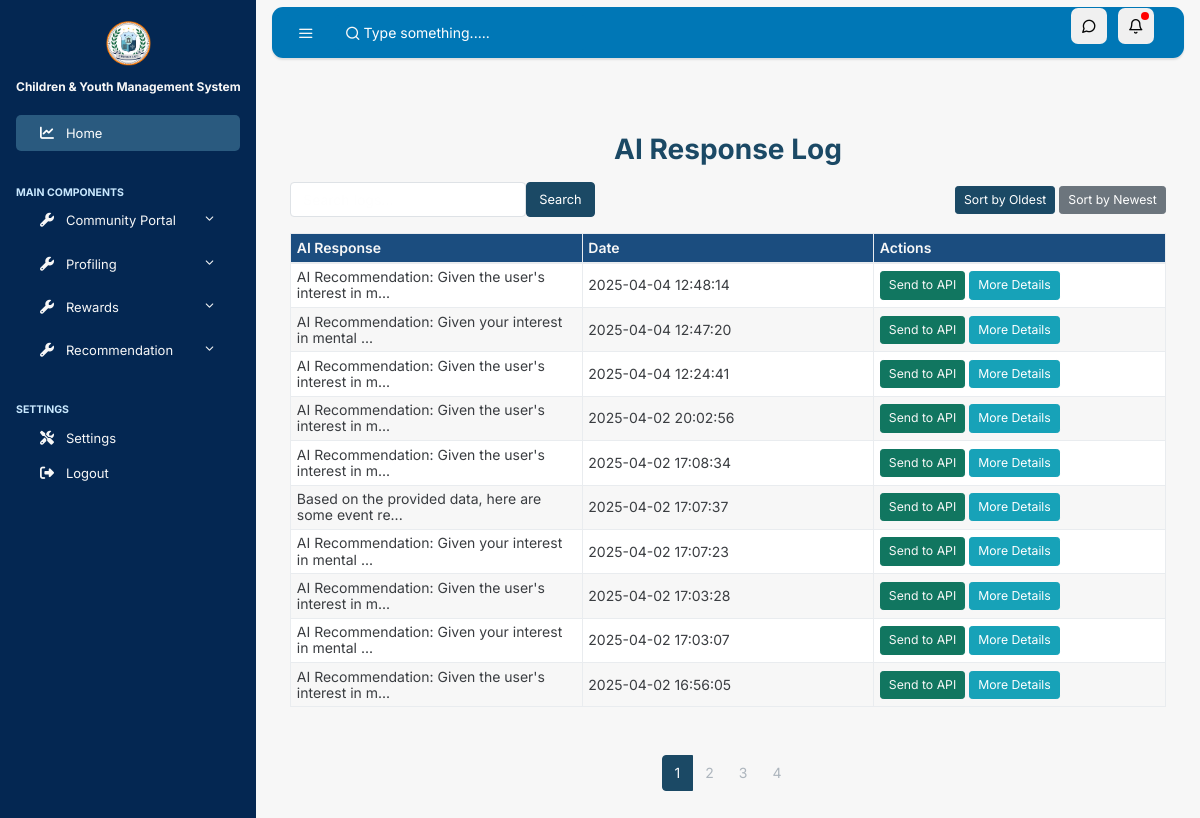
The page /Admin/ai_log.php on the database as committed earlier.
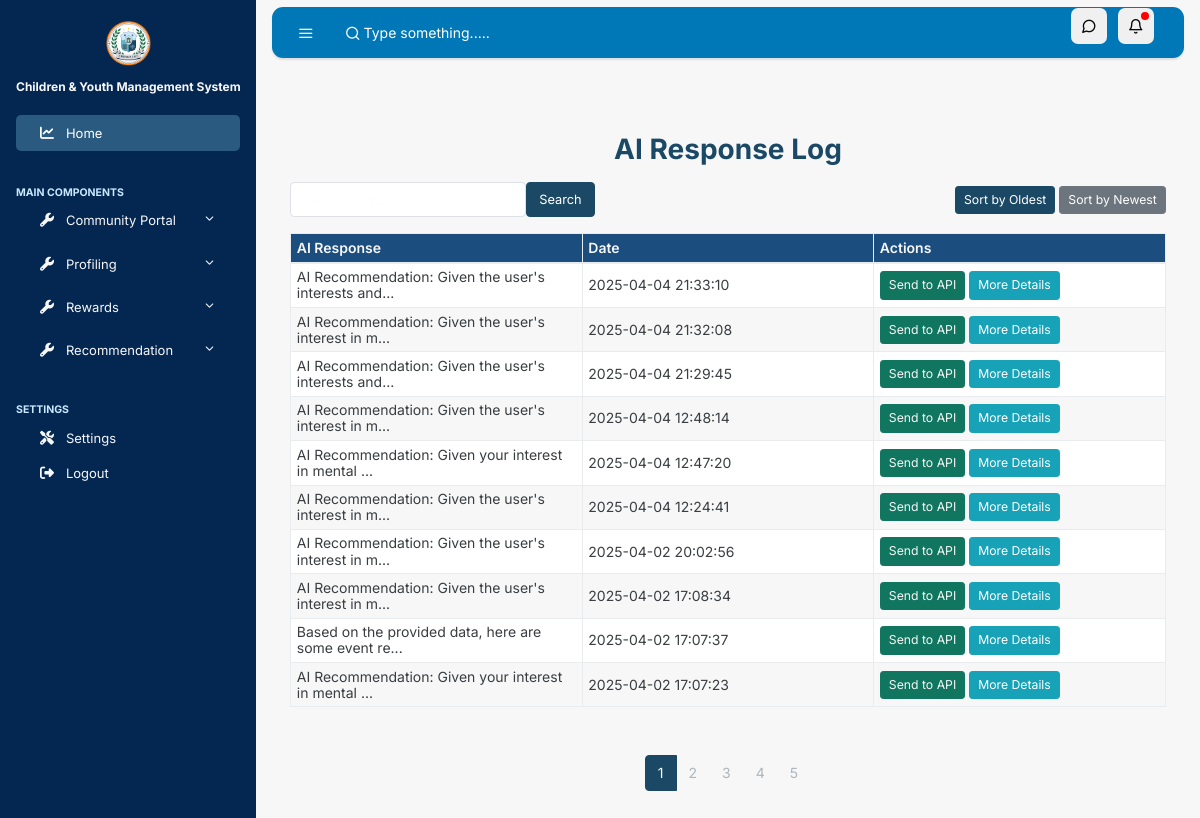
The same page on the database as committed later.
### tables this page shows
CREATE TABLE `ai_responses` (
  `id` int(11) NOT NULL AUTO_INCREMENT,
  `user_input` text NOT NULL,
  `ai_response` text NOT NULL,
  `created_at` datetime DEFAULT current_timestamp(),
  PRIMARY KEY (`id`)
);

### Admin/ai_log.php (the view, shortened to what this page needs)
<?php
require '../conn.php';
$search = $_GET['search'] ?? '';
$sort = $_GET['sort'] ?? 'desc';
$page = $_GET['page'] ?? 1;
$limit = 10;
$offset = ($page - 1) * $limit;
$query = "SELECT * FROM ai_responses WHERE user_input LIKE ? OR ai_response LIKE ? ORDER BY created_at $sort LIMIT $limit OFFSET $offset";
$stmt = $conn->prepare($query);
$searchTerm = "%$search%";
$stmt->bind_param("ss", $searchTerm, $searchTerm);
$stmt->execute();
$result = $stmt->get_result();
$countQuery = "SELECT COUNT(*) as total FROM ai_responses WHERE user_input LIKE ? OR ai_response LIKE ?";
$countStmt = $conn->prepare($countQuery);
$countStmt->bind_param("ss", $searchTerm, $searchTerm);
$countStmt->execute();
$countResult = $countStmt->get_result();
$totalRecords = $countResult->fetch_assoc()['total'];
$totalPages = ceil($totalRecords / $limit);
?>
<!DOCTYPE html>
<html lang="en">
<head>
  <link rel="stylesheet"
    href="https://cdn.jsdelivr.net/npm/@fortawesome/fontawesome-free@6.6.0/css/fontawesome.min.css">
  <link rel="stylesheet" href="https://cdnjs.cloudflare.com/ajax/libs/font-awesome/6.6.0/css/all.min.css">
  <link rel="stylesheet" href="css/simplebar.css">
  <link rel="stylesheet" href="css/feather.css">
  <link rel="stylesheet" href="css/main.css">
</head>
<body class="vertical light">
    <div class="wrapper">
        <?php include 'sections/navbar.php'; ?>
        <?php include 'sections/sidebar.php'; ?>
        <main role="main" class="main-content">
            <div class="container mt-5">
                <h2 class="text-center mb-4">AI Response Log</h2>
                <div class="d-flex justify-content-between align-items-center mb-3">
                    <form class="d-flex" method="GET" action="">
                        <input type="text" name="search" class="form-control me-2" placeholder="Search logs..." value="<?php echo htmlspecialchars($search); ?>">
                        <button type="submit" class="btn btn-primary">Search</button>
                    </form>
                    <div>
                        <a href="?sort=asc&search=<?php echo htmlspecialchars($search); ?>" class="btn btn-primary btn-sm me-2">Sort by Oldest</a>
                        <a href="?sort=desc&search=<?php echo htmlspecialchars($search); ?>" class="btn btn-secondary btn-sm">Sort by Newest</a>
                    </div>
                </div>
                <table class="table table-bordered table-striped">
                    <thead>
                        <tr>
                            <th>AI Response</th>
                            <th>Date</th>
                            <th>Actions</th>
                        </tr>
                    </thead>
                    <tbody>
                        <?php if ($result && $result->num_rows > 0): ?>
                            <?php while ($row = $result->fetch_assoc()): ?>
                                <tr>
                                    <td><?php echo htmlspecialchars(substr($row['ai_response'], 0, 50)) . '...'; ?></td>
                                    <td><?php echo htmlspecialchars($row['created_at']); ?></td>
                                    <td>
                                        <form method="POST" style="display: inline;">
                                            <button type="submit" name="send_to_api" class="btn btn-success btn-sm">Send to API</button>
                                        </form>
                                        <button class="btn btn-info btn-sm" data-bs-toggle="modal" data-bs-target="#responseModal" data-response="<?php echo htmlspecialchars($row['ai_response']); ?>">
                                            More Details
                                        </button>
                                    </td>
                                </tr>
                            <?php endwhile; ?>
                        <?php else: ?>
                            <tr>
                                <td colspan="3" class="text-center">No logs found.</td>
                            </tr>
                        <?php endif; ?>
                    </tbody>
                </table>
                <nav>
                    <ul class="pagination justify-content-center">
                        <?php for ($i = 1; $i <= $totalPages; $i++): ?>
                            <li class="page-item <?php echo $i == $page ? 'active' : ''; ?>">
                                <a class="page-link" href="?page=<?php echo $i; ?>&sort=<?php echo htmlspecialchars($sort); ?>&search=<?php echo htmlspecialchars($search); ?>"><?php echo $i; ?></a>
                            </li>
                        <?php endfor; ?>
                    </ul>
                </nav>
            </div>
        </main>
    </div>
</body>
</html>

Rows that differ between the two databases and show on the page:
no longer on this page (row unchanged): ai_responses: ai_response "AI Recommendation: Given the user's interest in m", created_at "2025-04-02 17:03:28"
no longer on this page (row unchanged): ai_responses: ai_response "AI Recommendation: Given your interest in mental", created_at "2025-04-02 17:03:07"
no longer on this page (row unchanged): ai_responses: ai_response "AI Recommendation: Given the user's interest in m", created_at "2025-04-02 16:56:05"
added ai_responses: ai_response "AI Recommendation: Given the user's interests and", created_at "2025-04-04 21:33:10"
added ai_responses: ai_response "AI Recommendation: Given the user's interest in m", created_at "2025-04-04 21:32:08"
added ai_responses: ai_response "AI Recommendation: Given the user's interests and", created_at "2025-04-04 21:29:45"
Other text that changed with them:
new list line: "5"
